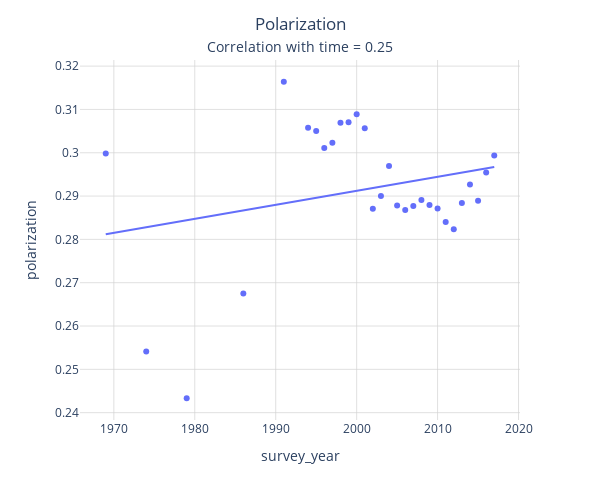

Here is the notebook cell this chart was saved with:
### Code cell
# Polarization ratio
fig = px.scatter(
    df_uk, 
    x="survey_year", 
    y="polarization", 
    trendline="ols", 
    width=600, 
    height=500,
    hover_data=["survey_year"]
)

fig.update_layout(
    title=dict(
        text="Polarization<br><span style='font-size:14px;'>Correlation with time = 0.25</span>",
        x=0.5,
        xanchor='center'
    ),
    # White background
    plot_bgcolor="white",
    paper_bgcolor="white",
    # Grid styling
    xaxis=dict(
        showgrid=True,
        gridcolor="lightgray",
        gridwidth=0.7
    ),
    yaxis=dict(
        showgrid=True,
        gridcolor="lightgray",
        gridwidth=0.7
    )
)

fig.show()

### Figure 1 — Plotly figure (JSON) as saved in the notebook; plotly's stock layout.template omitted (floating-point values rounded to 4 significant figures)
{"data": [{"hovertemplate": "survey_year=%{x}<br>polarization=%{y}<extra></extra>", "legendgroup": "", "marker": {"color": "#636efa", "symbol": "circle"}, "mode": "markers", "name": "", "orientation": "v", "showlegend": false, "type": "scatter", "x": [1969, 1974, 1979, 1986, 1991, 1994, 1995, 1996, 1997, 1998, 1999, 2000, 2001, 2002, 2003, 2004, 2005, 2006, 2007, 2008, 2009, 2010, 2011, 2012, 2013, 2014, 2015, 2016, 2017], "xaxis": "x", "y": [0.2998, 0.2541, 0.2433, 0.2675, 0.3164, 0.3058, 0.305, 0.3011, 0.3023, 0.3069, 0.3071, 0.3089, 0.3057, 0.2871, 0.29, 0.2969, 0.2878, 0.2868, 0.2877, 0.2891, 0.2879, 0.2871, 0.284, 0.2823, 0.2884, 0.2927, 0.2889, 0.2955, 0.2993], "yaxis": "y"}, {"hovertemplate": "<b>OLS trendline</b><br>polarization = 0.000324221 * survey_year + -0.357219<br>R<sup>2</sup>=0.063637<br><br>survey_year=%{x}<br>polarization=%{y} <b>(trend)</b><extra></extra>", "legendgroup": "", "marker": {"color": "#636efa", "symbol": "circle"}, "mode": "lines", "name": "", "showlegend": false, "type": "scatter", "x": [1969, 1974, 1979, 1986, 1991, 1994, 1995, 1996, 1997, 1998, 1999, 2000, 2001, 2002, 2003, 2004, 2005, 2006, 2007, 2008, 2009, 2010, 2011, 2012, 2013, 2014, 2015, 2016, 2017], "xaxis": "x", "y": [0.2812, 0.2828, 0.2844, 0.2867, 0.2883, 0.2893, 0.2896, 0.2899, 0.2903, 0.2906, 0.2909, 0.2912, 0.2915, 0.2919, 0.2922, 0.2925, 0.2928, 0.2932, 0.2935, 0.2938, 0.2941, 0.2945, 0.2948, 0.2951, 0.2954, 0.2958, 0.2961, 0.2964, 0.2967], "yaxis": "y"}], "layout": {"height": 500, "legend": {"tracegroupgap": 0}, "margin": {"t": 60}, "paper_bgcolor": "white", "plot_bgcolor": "white", "title": {"text": "Polarization<br><span style='font-size:14px;'>Correlation with time = 0.25</span>", "x": 0.5, "xanchor": "center"}, "width": 600, "xaxis": {"anchor": "y", "domain": [0, 1], "gridcolor": "lightgray", "gridwidth": 0.7, "showgrid": true, "title": {"text": "survey_year"}}, "yaxis": {"anchor": "x", "domain": [0, 1], "gridcolor": "lightgray", "gridwidth": 0.7, "showgrid": true, "title": {"text": "polarization"}}}}
